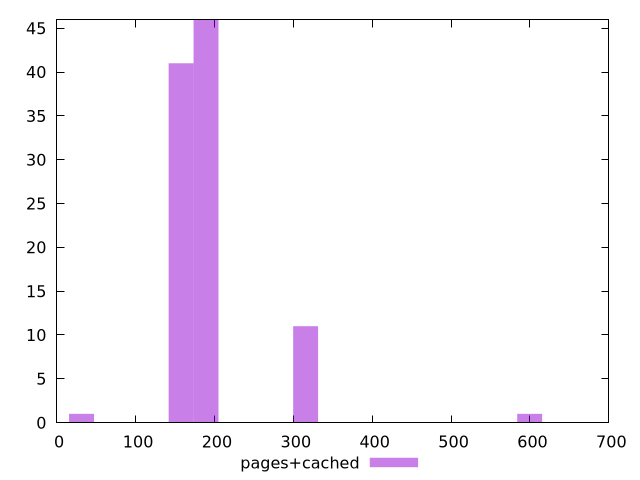

This chart was generated by the following gnuplot code:
$_pagesCached <<EOF
599.6377728548116 1
189.35929669099312 46
31.559882781832187 1
157.79941390916093 41
315.59882781832187 11
EOF
set key outside below
set terminal pngcairo
set output "report_00004_2020-11-02T20-21-41.718Z/uses-http2/pages+cached//raw_hist.png"
set yrange [0:46]
set boxwidth 31.559882781832187
set style fill transparent solid 0.5 noborder
plot $_pagesCached title "pages+cached" with boxes ,
